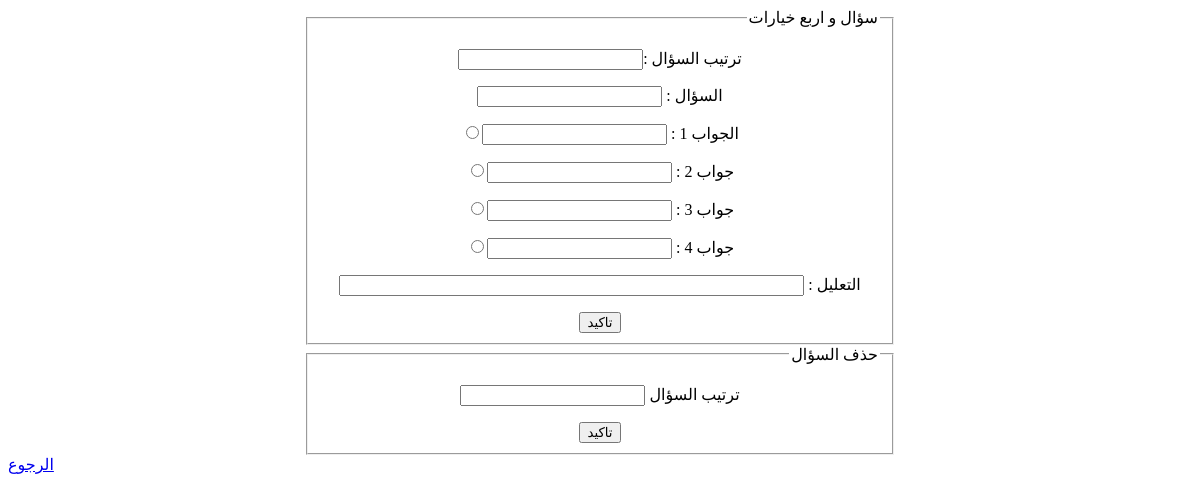
Page /firstyear/main/firstsemester/TH/ATH/AThGM/AThG on the earlier database version.
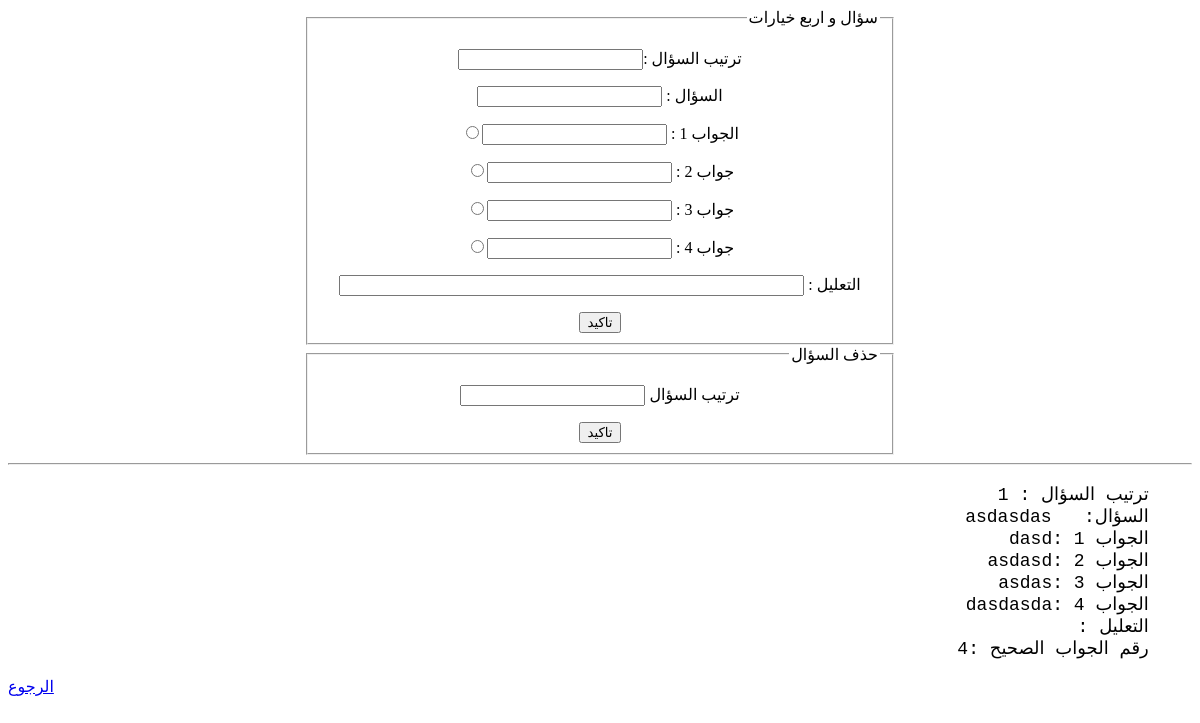
Same page on the later database version.
### firstyear/models.py (models this page shows)
class ATHG(models.Model):
    ExNo = models.ForeignKey(ATHGM, on_delete=models.CASCADE, default=1)
    question = models.TextField(null=False)
    ans1 = models.TextField(null=False)
    ans2 = models.TextField(null=False)
    ans3 = models.TextField(null=False)
    ans4 = models.TextField(null=False)
    why = models.TextField(default='')
    No_true = models.IntegerField(default=1, null=False)
    number = models.IntegerField(default=1, null=False)
    class Meta:
        ordering = ['number']

### firstyear/views.py (the view, shortened to what this page needs)
# urls.py: path('main/firstsemester/TH/ATH/AThGM/AThG', views.AThG, name='AThG'),
def AThG(request):
    db = ATHGM.objects.first()
    list = ATHG.objects.all()
    return render(request, 'firstyear/TH/AThG.html', {'names': list})

### templates/firstyear/TH/AThG.html (shortened to what this page needs)
<!DOCTYPE html>
<html lang="en">
<head>
</head>
<body>
<div style="text-align: center;">
<center>
    <div align="center" style="width: 50%; height:50%">
        <form method="POST" style="align-items: center">
            <fieldset dir="rtl">
                <legend>سؤال و اربع خيارات</legend>
                <p>
                    <label>ترتيب السؤال :<input name="number" type="number"></label>
                </p>
                <p>
                    <label>السؤال : <input name="question" type="text"/></label>
                </p>
                <p>
                    <label>الجواب 1 : <input name="ans1" type="text"/></label><input name="No" type="radio" value=1>
                </p>
                <p>
                    <label>جواب 2 : <input name="ans2" type="text"/></label><input name="No" type="radio" value=2>
                </p>
                <p>
                    <label>جواب 3 : <input name="ans3" type="text"/></label><input name="No" type="radio" value=3>
                </p>
                <p>
                    <label>جواب 4 : <input name="ans4" type="text"/></label><input name="No" type="radio" value=4>
                </p>
                <p>
                    <label>التعليل : <input name="why" size="55px;" type="text"/></label>
                </p>
                <input name="add" type="submit" value="تاكيد">
            </fieldset>
        </form>
    </div>
    </center>
</div>
<div style="text-align: center;">
<center>
    <div align="center" style="width: 50%; height:50%">
        <form method="POST">
            <fieldset dir="rtl">
                <legend>حذف السؤال</legend>
                <p>
                    <label>ترتيب السؤال <input name="number" type="number"/></label>
                </p>
                <input name="delete" type="submit" value="تاكيد">
            </fieldset>
        </form>
    </div>
    </center>
</div>
<div align="right" dir="rtl" >
{%for x in names%}
    <hr>
    <pre style="font-size: 18px">
    ترتيب السؤال : {{x.number}}
    السؤال:   {{x.question}}
    الجواب 1 :{{x.ans1}}
    الجواب 2 :{{x.ans2}}
    الجواب 3 :{{x.ans3}}
    الجواب 4 :{{x.ans4}}
    التعليل :{{x.why}}
    رقم الجواب الصحيح :{{x.No_true}}
</pre>
{% endfor %}
    </div>
<a href="{% url 'AThGM'%}">الرجوع</a>
</body>
</html>

Differences in the rows shown:
added ATHG: number "1", question "asdasdas", ans1 "dasd", ans2 "asdasd", ans3 "asdas", ans4 "dasdasda", No_true "4"
